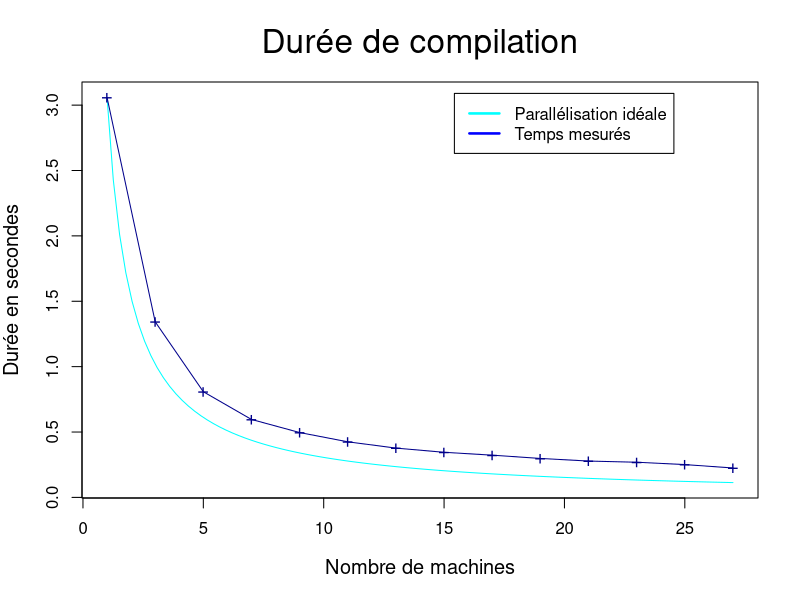
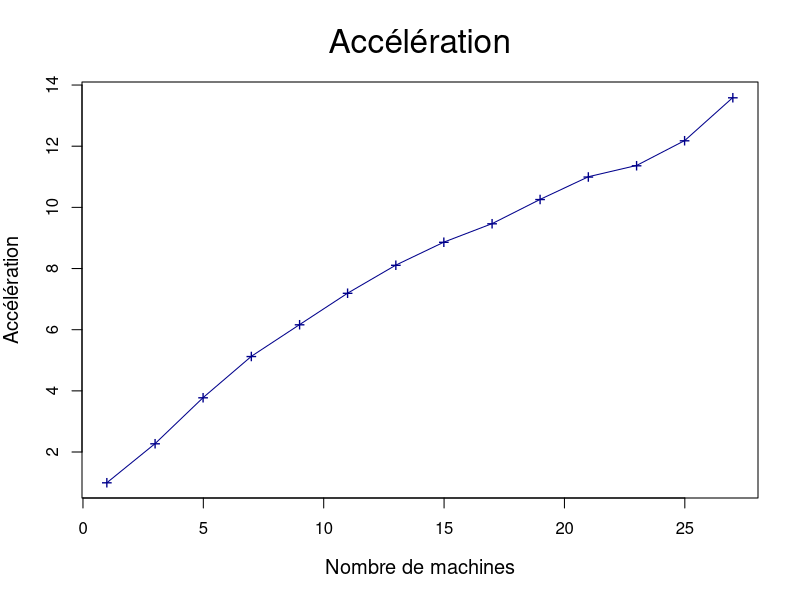
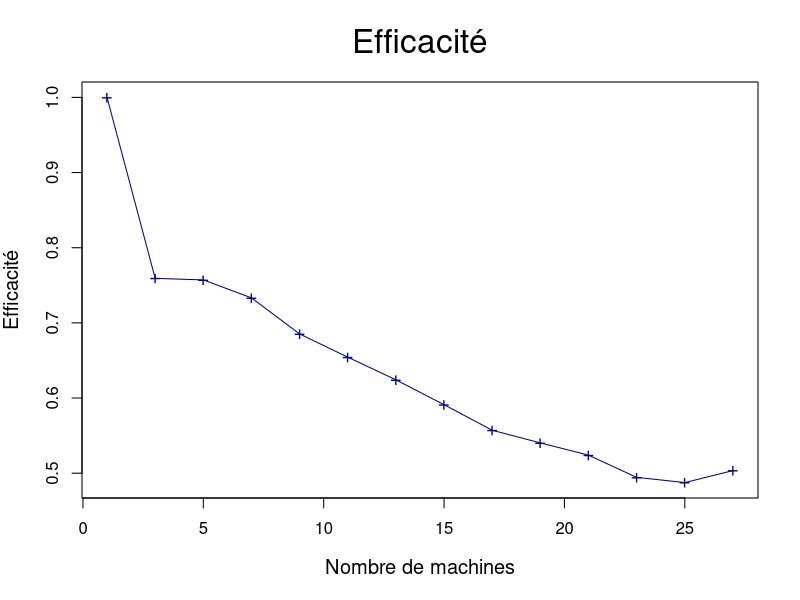
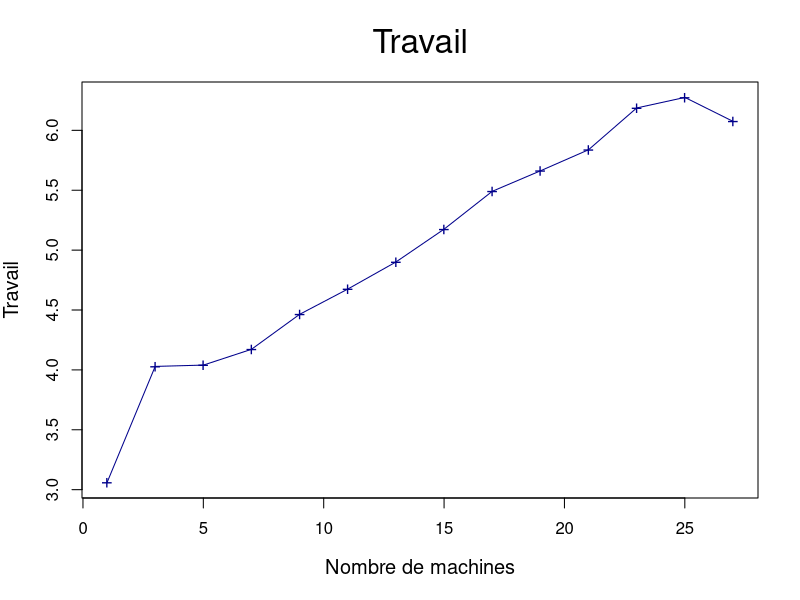

These figures' R source, in order:
pdf("sujet_makefiles_matrix_Makefile_nth1.pdf")

nCPU = 27
STEP = 2

#x_axis <- seq.int( nCPU, STEP, -STEP )
#x_axis <- seq.int( STEP, nCPU, STEP )
x_axis=c()
for (i in seq(from=nCPU, to=1, by=-STEP)) {
  x_axis = c( x_axis, i )
}

if ( ! (1 %in% x_axis) ) {
  x_axis = c( x_axis, 1 )
}

x_axis = rev(x_axis)

data <- c( 3059,  1343,  808,  596,  496,  425,  377,  345,  323,  298,  278,  269,  251,  225 )

# -1 )
#data <- head( data, -1)

data = data / 1000

#sCPU = tail(data, n=1)

xLim = 4 * nCPU / 7
sCPU = head(data, n=1)
yLim = sCPU + sCPU / 100

x_ideal <- c( 1, nCPU )
y_ideal <- data / x_axis
y_lims <- c( min(data), yLim )

ideal <- function( n ) {
  return (sCPU/n)
}

plot( ideal, 1, nCPU, ann=FALSE, col="cyan" )
lines( x_axis, data, pch="+", cex=1.2, type="o", col="dark blue", ann=FALSE, ylim=y_lims )

title( main="Durée de compilation", font.main=1, cex.main=2 )
title( xlab="Nombre de machines", cex.lab=1.2 )
title( ylab="Durée en secondes", cex.lab=1.2 )


# places a legend at the appropriate place
legend( xLim, yLim,

 # puts text in the legend
c("Parallélisation idéale", "Temps mesurés"),

# gives the legend appropriate symbols (lines)
lty=c(1,1),

 # gives the legend lines the correct color and width
lwd=c(2.5,2.5),col=c("cyan", "blue"),bg="white")


dev.off()

m = nCPU

T1 = sCPU

Tm = data

acc = T1 / Tm


travail=c()
for (i in 1:length(data)) {
  travail = c( travail, x_axis[i] * Tm[i] )
}

eff=T1/travail



prefix="sujet_makefiles_matrix_Makefile_nth1"

pdf(paste(prefix,"_acc.pdf", sep=""))

plot( x_axis, acc, pch="+", cex=1.2, type="o", col="dark blue", ann=FALSE ) #, ylim=y_lims )

title( main="Accélération", font.main=1, cex.main=2 )
title( xlab="Nombre de machines", cex.lab=1.2 )
title( ylab="Accélération", cex.lab=1.2 )

dev.off()



pdf(paste(prefix,"_eff.pdf", sep=""))

plot( x_axis, eff, pch="+", cex=1.2, type="o", col="dark blue", ann=FALSE ) #, ylim=y_lims )

title( main="Efficacité", font.main=1, cex.main=2 )
title( xlab="Nombre de machines", cex.lab=1.2 )
title( ylab="Efficacité", cex.lab=1.2 )

dev.off()


pdf(paste(prefix,"_work.pdf", sep=""))

plot( x_axis, travail, pch="+", cex=1.2, type="o", col="dark blue", ann=FALSE ) #, ylim=y_lims )

title( main="Travail", font.main=1, cex.main=2 )
title( xlab="Nombre de machines", cex.lab=1.2 )
title( ylab="Travail", cex.lab=1.2 )

dev.off()

